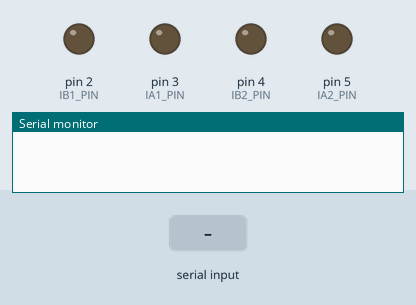
Bench run of a sketch on a simulated Arduino Uno, built with avr-gcc and run on an emulated ATmega328P. Parts: output pins drawn as LEDs (lit = HIGH), the last lines printed to the serial monitor. The test bench sets the inputs (shaded band).

Above: at 1.2 s.
1.3 s: "1" received over Serial
At 2.5 s:
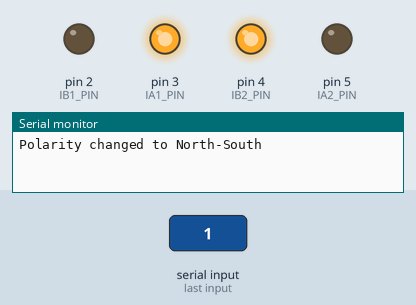
2.8 s: "2" received over Serial
At 3.8 s:
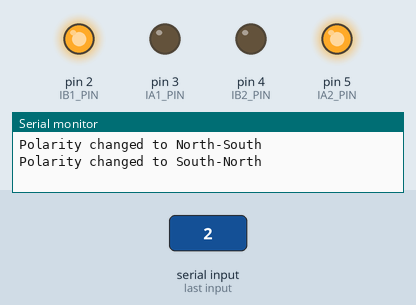
Timing chart, 0 to 5.8 s (numbered marks = the images above; inputs shaded):
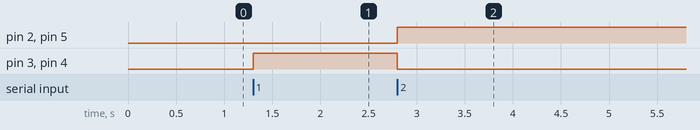

Measured:
- after the input at 1.3 s, pin 3 (IA1_PIN), pin 4 (IB2_PIN): LOW → HIGH at once
- after the input at 2.8 s, pin 2 (IB1_PIN), pin 5 (IA2_PIN): LOW → HIGH at once; pin 3 (IA1_PIN), pin 4 (IB2_PIN): HIGH → LOW at once

The sketch:

lab9excercise1.ino
```cpp
// Include the Arduino library
#include <Arduino.h>

// pin connections
#define IA1_PIN 3
#define IA2_PIN 5
#define IB1_PIN 2
#define IB2_PIN 4

void setup() {
  // pin modes
  pinMode(IA1_PIN, OUTPUT);
  pinMode(IA2_PIN, OUTPUT);
  pinMode(IB1_PIN, OUTPUT);
  pinMode(IB2_PIN, OUTPUT);

  // Initialize the serial communication
  Serial.begin(9600);
}

void loop() {
  // Read the serial input
  if (Serial.available() > 0) {
    char command = Serial.read();

    // Change the polarity of the magnetic field
    switch (command) {
      case '1':
        digitalWrite(IA1_PIN, HIGH);
        digitalWrite(IA2_PIN, LOW);
        digitalWrite(IB1_PIN, LOW);
        digitalWrite(IB2_PIN, HIGH);
        Serial.println("Polarity changed to North-South");
        break;
      case '2':
        digitalWrite(IA1_PIN, LOW);
        digitalWrite(IA2_PIN, HIGH);
        digitalWrite(IB1_PIN, HIGH);
        digitalWrite(IB2_PIN, LOW);
        Serial.println("Polarity changed to South-North");
        break;
      default:
        Serial.println("Invalid command. Enter 1 or 2.");
        break;
    }
  }
}
```
